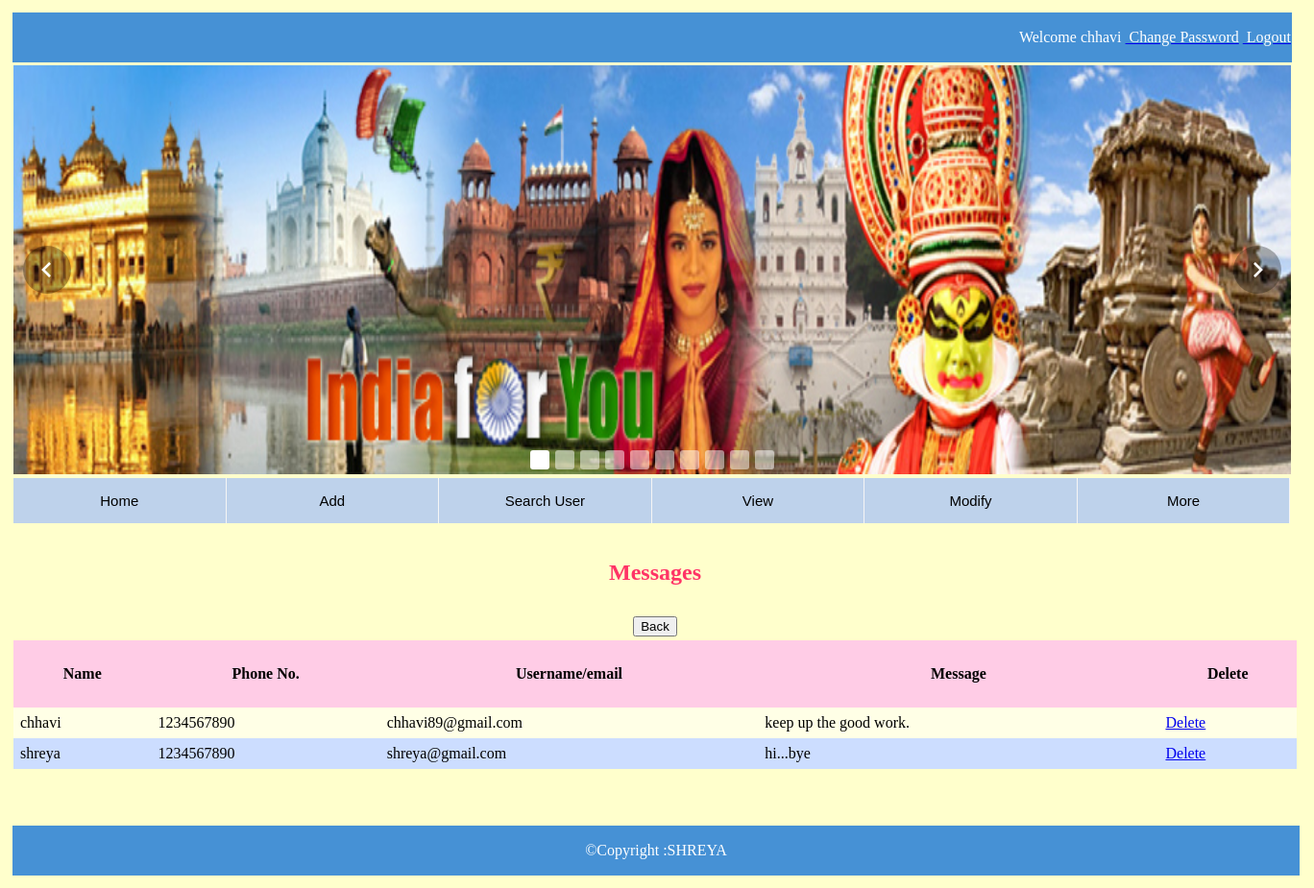
Page /modifycontact.php (signed in) on the committed database.
### tables this page shows
CREATE TABLE IF NOT EXISTS `contactus` (
  `CID` int(11) NOT NULL AUTO_INCREMENT,
  `Name` varchar(50) NOT NULL,
  `PhoneNo` varchar(12) NOT NULL,
  `Username` varchar(40) NOT NULL,
  `Message` varchar(200) NOT NULL,
  `Date` datetime NOT NULL,
  PRIMARY KEY (`CID`)
);

### modifycontact.php (the view, shortened to what this page needs)
<!DOCTYPE html PUBLIC "-//W3C//DTD XHTML 1.0 Transitional//EN" "http://www.w3.org/TR/xhtml1/DTD/xhtml1-transitional.dtd">
<html xmlns="http://www.w3.org/1999/xhtml">
<head>
</head>
<body>
<table width="1336" border="0">
  <tr>
    <td><?php
    		require_once("HeaderAdmin.php");
			?>
    </td>
  </tr>
  <tr>
    <td><table width="1336" border="0">
        <tr>
          <td height="83" align="center"><h2><font color="#FF3366">Messages</font></h2></td>
        </tr>
        <tr>
          <td align="center"><form id="form1" name="form1" method="post" action="">
            <input type="submit" name="back" id="back" value="Back" />
          </form></td>
        </tr>
        <tr>
          <td align="left"><?php
	        $conn=mysqli_connect(host,username,pass,database) or die("Error in connection".mysqli_connect_error);
            $q="select * from contactus order by Date desc";
			$res=mysqli_query($conn,$q) or die("Error in Query".mysqli_error($conn));
			$cnt=mysqli_affected_rows($conn);
			if($cnt==0)
			{
				$msg="No records found";
			}
			else
			{
				print "<table align='center' width='1336px' cellspacing='0' cellpadding='7'>
						<tr bgcolor='#ffcce6' height='70'>
							<th>Name</th>
							<th>Phone No.</th>
							<th>Username/email</th>
							<th>Message</th>
							<th>Delete</th>
						</tr>";
						$c=1;
						while($x=mysqli_fetch_array($res))
						{
							if(($c%2)==0)
							{
								print "<tr bgcolor=' #ccddff'>
										<td>$x[Name]</td>
										<td>$x[PhoneNo]</td>
										<td>$x[Username]</td>
										<td>$x[Message]</td>
										<td><a href='deletecontact.php?uid=$x[Date]'>Delete</a></td>
									</tr>";
							}
							else
									{
								print "<tr bgcolor='#ffffe6'>
										<td>$x[Name]</td>
										<td>$x[PhoneNo]</td>
										<td>$x[Username]</td>
										<td>$x[Message]</td>
										<td><a href='deletecontact.php?uid=$x[Date]'>Delete</a></td>
									</tr>";
							}
							 $c++;
					}
						print "</table>";
	}
?></td>
        </tr>
      </table>
      <p>&nbsp;</p></td>
  </tr>
  <tr>
    <td><?php
    		require_once("Footer.php");
			?>
    </td>
  </tr>
</table>
</body>
</html>

### modifycontact.php (style rules this page uses)
body { background-color: #FFFFCC; }

### rows in the picture
contactus: Name "chhavi", PhoneNo "1234567890", Username "chhavi89@gmail.com", Message "keep up the good work."
contactus: Name "shreya", PhoneNo "1234567890", Username "shreya@gmail.com", Message "hi...bye"

### other values in the picture
$_SESSION["n"] "chhavi"
